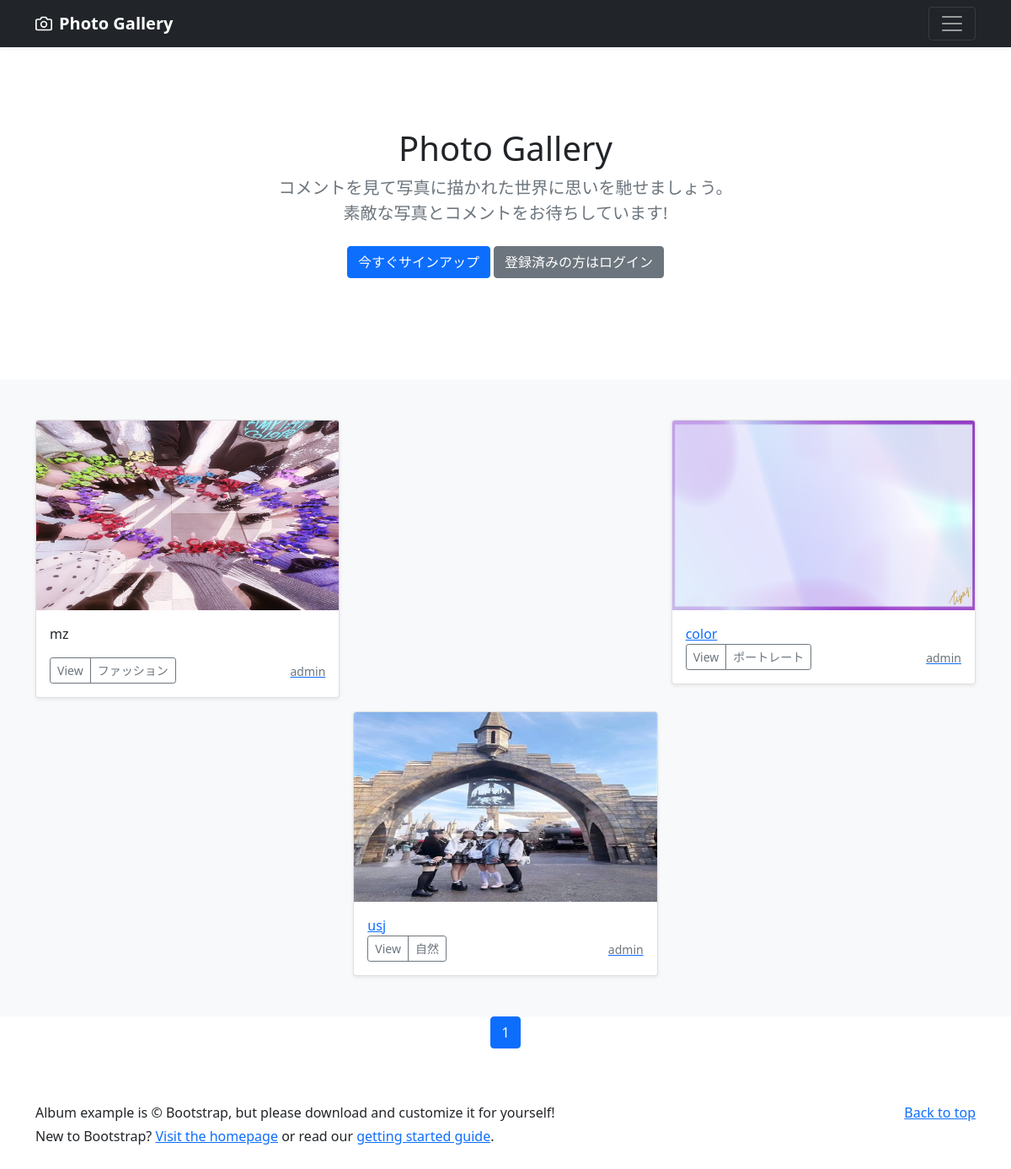
Before: / with the older database file.
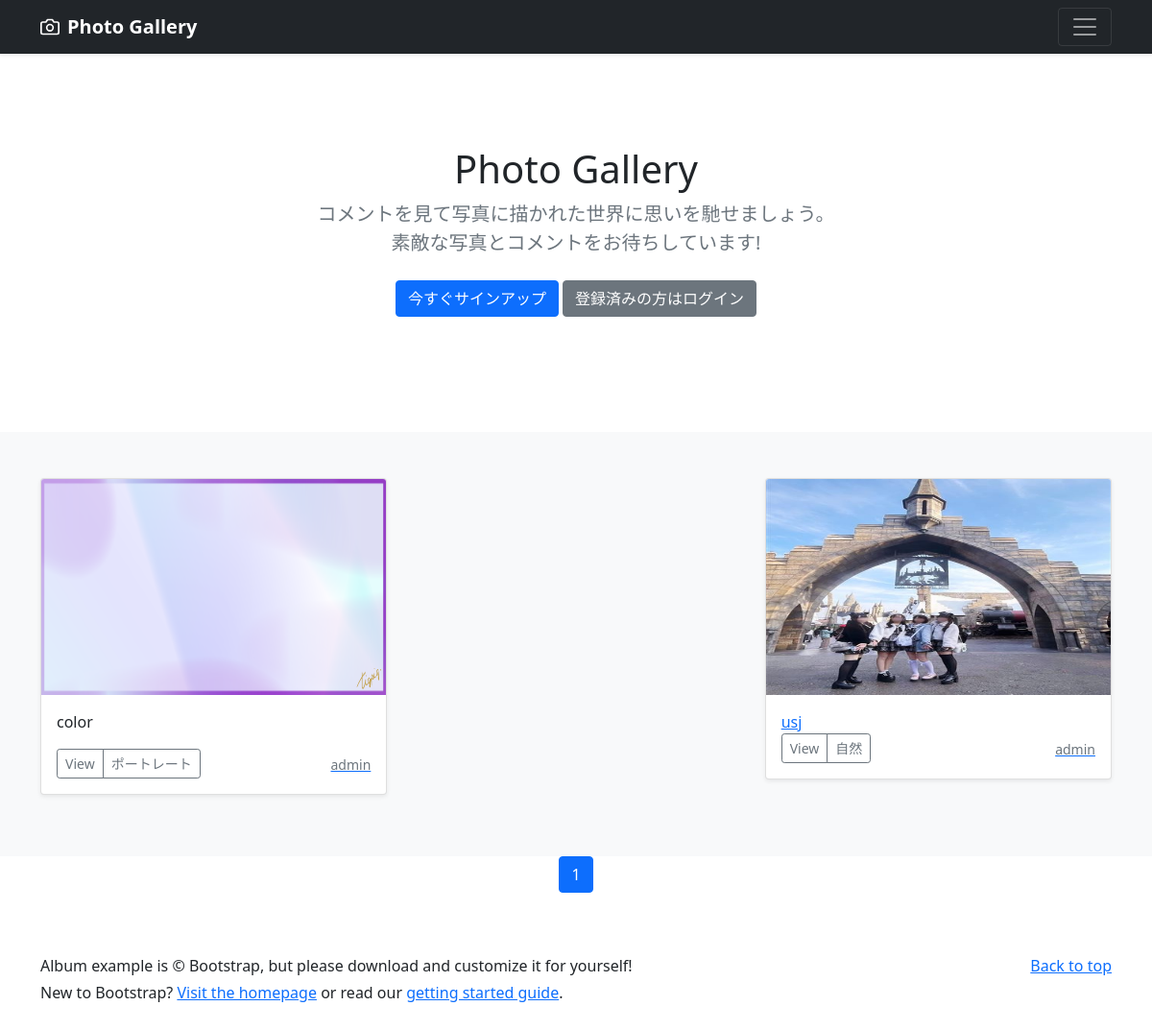
After: the same page with the newer database file.
### photo/models.py (models this page shows, shortened)
class PhotoPost(models.Model):
    user = models.ForeignKey(
        CustomUser,
        verbose_name='ユーザー',
        on_delete=models.CASCADE
        )
    category = models.ForeignKey(
        Categoty,
        verbose_name='カテゴリ',
        on_delete=models.PROTECT
        )
    title = models.CharField(
        verbose_name='タイトル',
        max_length=200
        )
    comment = models.TextField(
        verbose_name='コメント',
        )
    image1 = models.ImageField(
        verbose_name='イメージ1',
        upload_to = 'photos'
        )
    image2 = models.ImageField(
        verbose_name='イメージ2',
        upload_to = 'photos',
        blank=True,
        null=True
        )
    posted_at = models.DateTimeField(
        verbose_name='投稿日時',
        auto_now_add=True
        )

class Categoty(models.Model):
    title = models.CharField(
        verbose_name='カテゴリ',
        max_length=20)

### accounts/models.py (models this page shows)
class CustomUser(AbstractUser):
    pass

### photo/views.py (the view)
# urls.py: path('', views.IndexView.as_view(), name='index'),
class IndexView(ListView):
    template_name ='index.html'
    queryset = PhotoPost.objects.order_by('-posted_at')
    paginate_by = 9

### photo/templates/index.html (shortened to what this page needs)
{% extends "base.html" %}
    {% block contents %}
    {% include "photos_title.html" %}
    {% include "photos_list.html" %}
    {% include "pagination.html" %}
    {% endblock %}

### photo/templates/photos_list.html (shortened to what this page needs)
  <div class="album py-5 bg-light">
    <div class="container">
      <div class="row row-cols-1 row-cols-sm-2 row-cols-md-3 g-3">
        {% for record in object_list %}
        <div class="col">
          <div class="card shadow-sm">
            <img src="{{ record.image1.url }}" class="bd-placeholder-img card-img-top" width="100%" height="225" xmlns="http://www.w3.org/2000/svg" role="img" aria-label="Placeholder: Thumbnail" preserveAspectRatio="xMidYMid slice" focusable="false">
            <rect width="100%" height="100%" fill="#55595c"/>
            <div class="card-body">
              <p class="card-text">{{record.title}}</p>
              <div class="d-flex justify-content-between align-items-center">
                <div class="btn-group">
                  <button type="button" class="btn btn-sm btn-outline-secondary" onclick="location.href='{% url 'photo:photo_detail' record.pk %}'">View</button>
                  <button type="button" class="btn btn-sm btn-outline-secondary" onclick="location.href='{% url 'photo:photos_cat' category=record.category.id %}'">{{record.category.title}}</button>
                </div>
                <a href="{% url 'photo:user_list' user=record.user.id %}">
                  <small class="text-muted">{{record.user.username}}</small>
              </div>
            </div>
          </div>
        </div>
        {% endfor %}
      </div>
    </div>
  </div>

Changed rows visible on the page:
removed PhotoPost: image1 (picture), title "mz", category "ファッション", user.username "admin"
